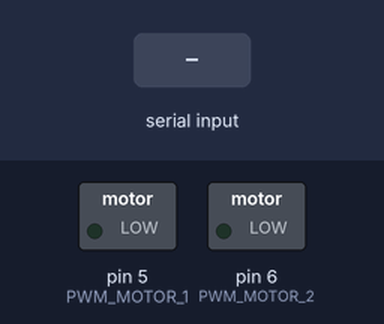
Recording of a sketch running on a simulated Arduino Uno, built with avr-gcc and run on an emulated ATmega328P. Parts: switched loads named in the sketch (green lamp = pin HIGH). The inputs (shaded band) are chosen by the test bench.

Above: at 1.2 s.
1.3 s: "90,45\n" received over Serial
At 2.9 s:
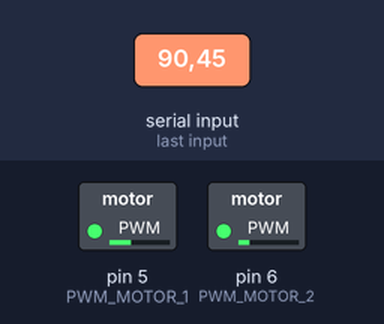
3.8 s: "30,150\n" received over Serial
At 6.0 s:
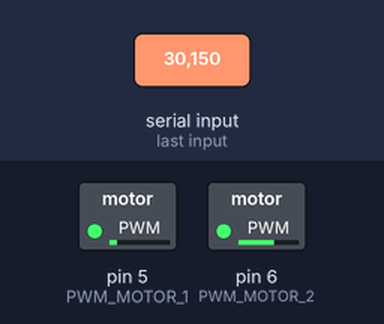
6.3 s: "1\n" received over Serial
At 7.7 s:
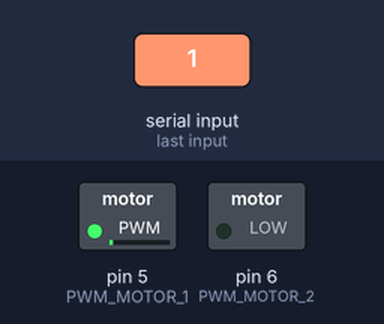
8.8 s: "90\n" received over Serial
At 10.9 s:
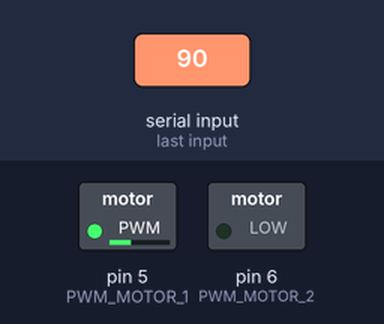
11.3 s: "200\n" received over Serial
At 12.8 s:
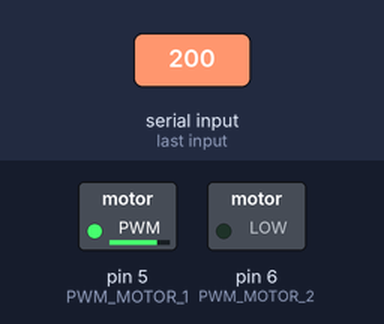
13.8 s: "1,90\n" received over Serial
At 16.0 s:
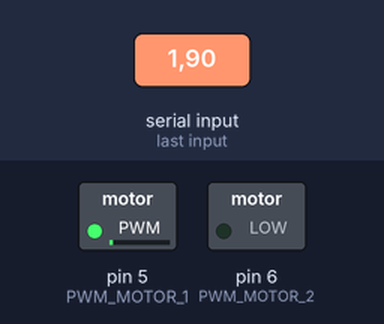
Timing chart, 0 to 17.3 s (numbered marks = the images above; inputs shaded):
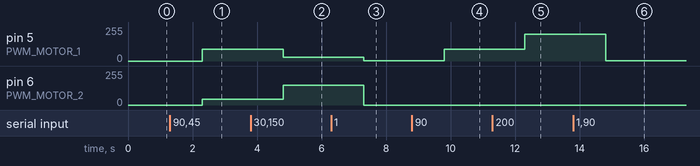

Measured:
- after the input at 1.3 s, pin 5 (PWM_MOTOR_1): 0/255 → 90/255 after 1.0 s; pin 6 (PWM_MOTOR_2): 0/255 → 45/255 after 1.0 s
- after the input at 3.8 s, pin 5 (PWM_MOTOR_1): 90/255 → 30/255 after 1.0 s; pin 6 (PWM_MOTOR_2): 45/255 → 150/255 after 1.0 s
- after the input at 6.3 s, pin 5 (PWM_MOTOR_1): 30/255 → 1/255 after 1.0 s; pin 6 (PWM_MOTOR_2): 150/255 → 0/255 after 1.0 s
- after the input at 8.8 s, pin 5 (PWM_MOTOR_1): 1/255 → 90/255 after 1.0 s
- after the input at 11.3 s, pin 5 (PWM_MOTOR_1): 90/255 → 200/255 after 1.0 s
- after the input at 13.8 s, pin 5 (PWM_MOTOR_1): 200/255 → 1/255 after 1.0 s

The sketch:

Main.ino.ino
```cpp
#define BRAKE 0
#define CW    1
#define CCW   2
#define CS_THRESHOLD 15   // Definition of safety current (Check: "1.3 Monster Shield Example").

    //MOTOR 1
#define MOTOR_A1_PIN 7
#define MOTOR_B1_PIN 8

    //MOTOR 2
#define MOTOR_A2_PIN 4
#define MOTOR_B2_PIN 9

#define PWM_MOTOR_1 5
#define PWM_MOTOR_2 6

#define CURRENT_SEN_1 A2
#define CURRENT_SEN_2 A3

#define EN_PIN_1 A0
#define EN_PIN_2 A1

#define MOTOR_1 0
#define MOTOR_2 1


class MotorControl {
    public:
    void setSpeed(int motor, int sped) {
      if (motor == 1) {
        if (sped < 0)
        {
          digitalWrite(MOTOR_A1_PIN, LOW);
          digitalWrite(MOTOR_B1_PIN, HIGH);
        }
        else if (sped > 0)
        {
          digitalWrite(MOTOR_A1_PIN, HIGH);
          digitalWrite(MOTOR_B1_PIN, LOW);
        }
        else
        {
          digitalWrite(MOTOR_A1_PIN, LOW);
          digitalWrite(MOTOR_B1_PIN, LOW);
        }

        analogWrite(PWM_MOTOR_1, abs(sped));
      }
      else if (motor == 2)
      {
        if (sped < 0)
        {
          digitalWrite(MOTOR_A2_PIN, LOW);
          digitalWrite(MOTOR_B2_PIN, HIGH);
        }
        else if (sped > 0)
        {
          digitalWrite(MOTOR_A2_PIN, HIGH);
          digitalWrite(MOTOR_B2_PIN, LOW);
        }
        else
        {
          digitalWrite(MOTOR_A2_PIN, LOW);
          digitalWrite(MOTOR_B2_PIN, LOW);
        }

        analogWrite(PWM_MOTOR_2, abs(sped));
      }
    }
};

MotorControl m;

void setup() {
  // put your setup code here, to run once:
  Serial.begin(9600);
}

void loop() {
  // put your main code here, to run repeatedly:
  String s = Serial.readString();
  if (s != "") {
    m.setSpeed(1, s.substring(0,3).toInt());
    m.setSpeed(2, s.substring(3,6).toInt());
  }
}
```
